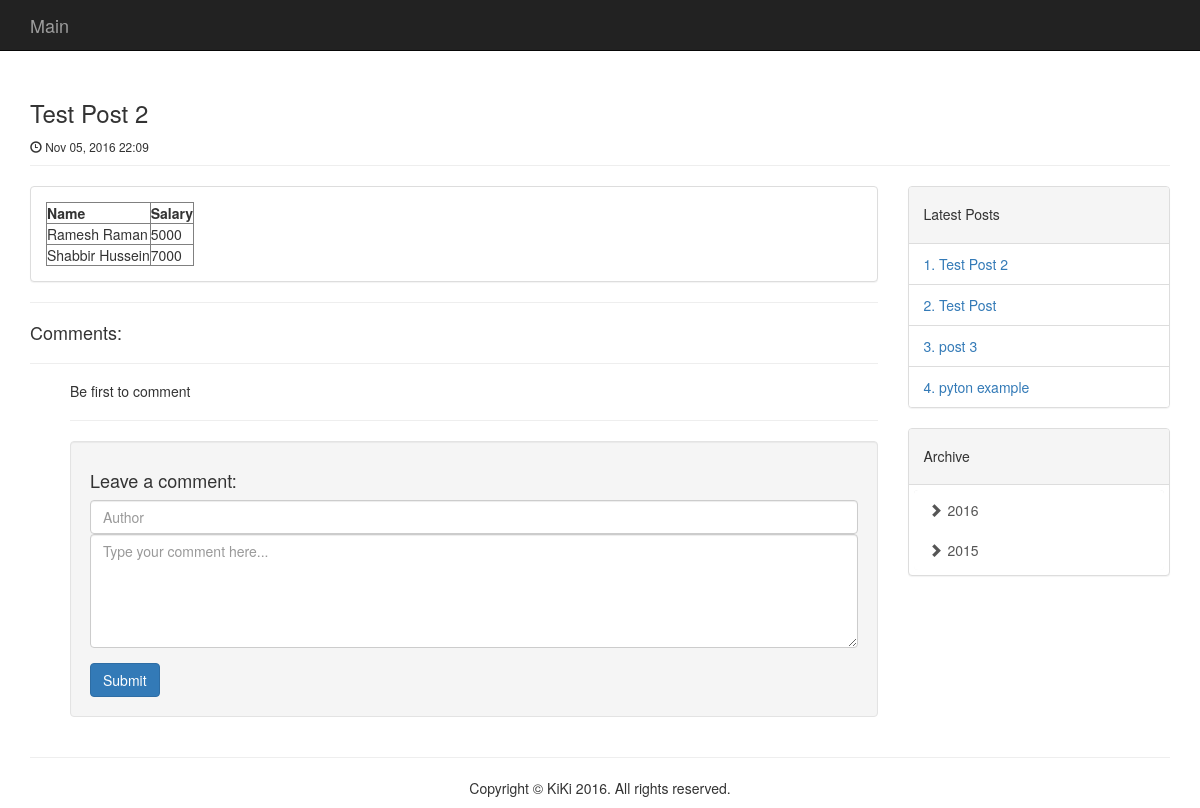
Before: /view_post/2/ with the older database file.
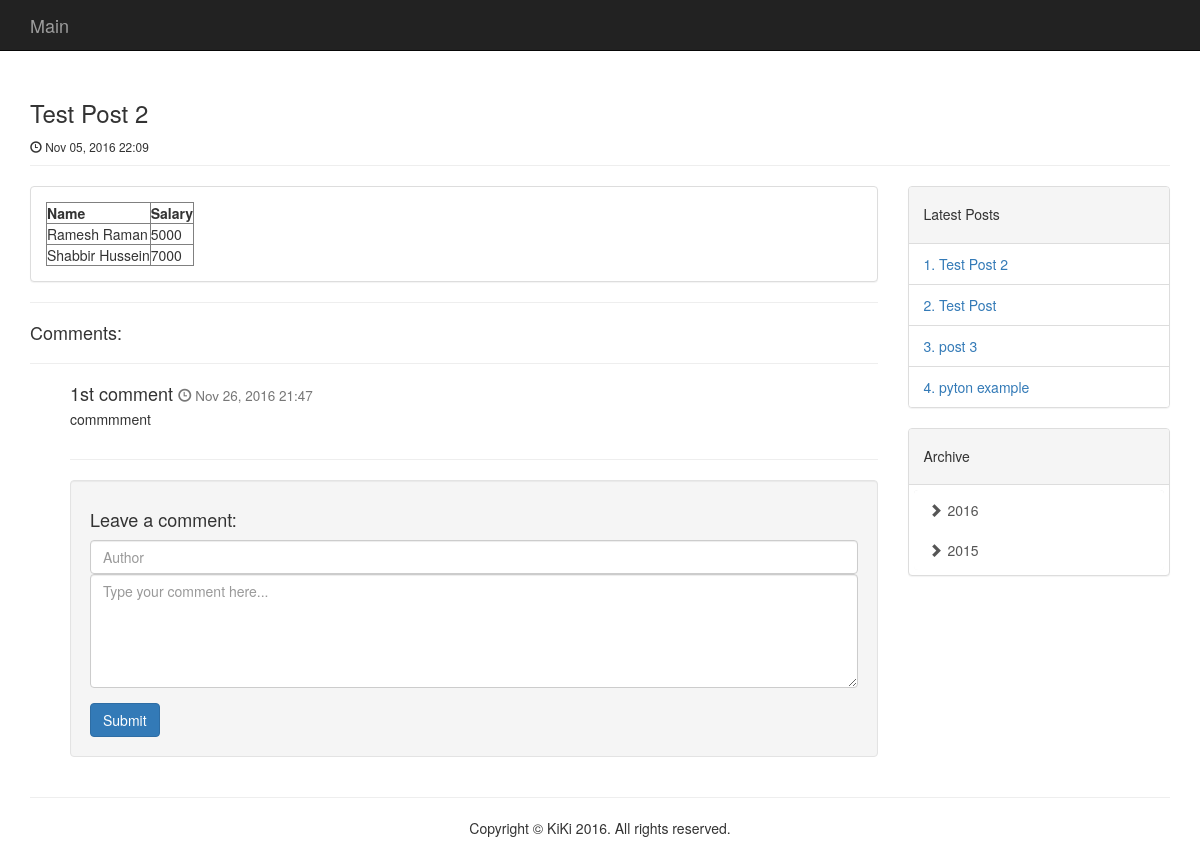
After: the same page with the newer database file.
### blog_app/models.py (models this page shows, shortened)
class Post(models.Model):
    date_added = models.DateTimeField(auto_now_add=True)
    title = models.CharField(max_length=200)
    text = models.TextField()

class Comment(models.Model):
    post = models.ForeignKey(Post, related_name='comments')
    date_added = models.DateTimeField(auto_now_add=True)
    author = models.CharField(max_length=200)
    text = models.TextField()

### blog_app/views.py (the view)
# urls.py: url(r'^view_post/(?P<post_id>\d+)/$', views.view_post, name='view_post'),
def view_post(request, post_id):
    blog_post = Post.objects.get(id=post_id)
    comments = Comment.objects.filter(post_id=post_id)
    last_posts = get_latest_post()
    archive = get_archive()
    context = {'blog_post': blog_post, 'comments': comments, 'l_posts': last_posts, 'archive_tree': archive}
    return render(request, 'blog_app/view_post.html', context)

### blog_app/static/functions/queries.py (called while the page is built)
def get_latest_post():
    last5posts = Post.objects.defer("text").order_by('-date_added')[:5]
    return last5posts

### blog_app/templates/blog_app/view_post.html (shortened to what this page needs)
{% extends "blog_app/base.html" %}
{% block header%}
<h3>{{blog_post.title}}</h3>
<small><span class="glyphicon glyphicon-time" aria-hidden="true"></span> {{blog_post.date_added|date:'M d, Y H:i'}}</small>
{% endblock header%}
{% block content %}
<div class="panel panel-default">
    <div class="panel-body">
        {{blog_post.text|safe}}
    </div>
</div>
<hr/>
<h4>Comments:</h4>
<hr/>
<div id="commentsDiv" class="comment-section">
    {% include "blog_app/comments.html" %}
    <hr/>
    <div class="well">
        <h4>Leave a comment:</h4>
        <form id="newComment" method="post" class="form">
            <div class="form-group">
                <input class="form-control" type="text" name="author" placeholder="Author"/>
                <textarea class="form-control" rows="5" name=text placeholder="Type your comment here..."></textarea>
            </div>
            <button id="submitComment" type="submit" class="btn btn-primary">Submit</button>
        </form>
    </div>
</div>
{% endblock content %}

### blog_app/templates/blog_app/comments.html
<div>
    {% for comment in comments %}
    <div class="media">
        <div class="media-body">
            <h4 class="media-heading">
                {{comment.author}}
                <small><span class="glyphicon glyphicon-time" aria-hidden="true"></span> {{comment.date_added|date:'M d, Y H:i'}}</small>
            </h4>
            {{comment.text | linebreaks}}
        </div>
    </div>
    {% empty %}
    <h5>Be first to comment</h5>
    {% endfor %}
</div>

### blog_app/templates/blog_app/latest_posts.html
<div class="panel panel-default">
    <div class="panel-heading">
        <h5>Latest Posts</h5>
    </div>
    <ul class="list-group">
        {% for l_post in l_posts %}
        <li class="list-group-item"><a href="{% url 'blog_app:view_post' l_post.id %}">{{ forloop.counter }}. {{l_post.title}}</a></li>
        {% empty %}
        <li class="list-group-item">
            No posts yet :(
        </li>
        {% endfor %}
    </ul>
</div>

Changed rows visible on the page:
added Comment: author "1st comment", date_added "Nov 26, 2016 21:47", text "commmment"
Other visible differences:
text no longer shown: "Be first to comment"
